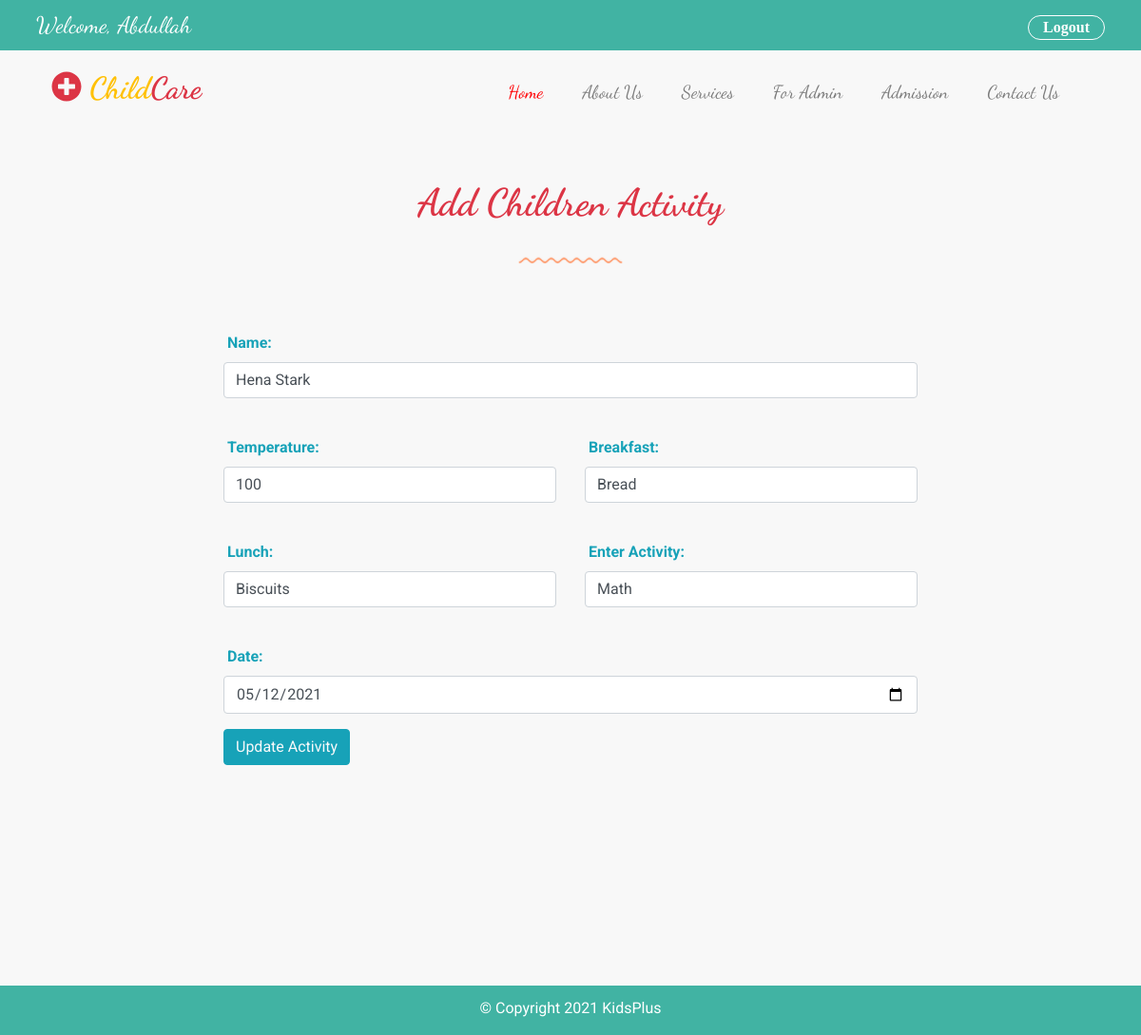
The page /admin/update_child_activity.php?id=7 (signed in) on the database its author committed.
### tables this page shows
CREATE TABLE `daily_activity` (
  `id` int(16) NOT NULL,
  `name` varchar(255) NOT NULL,
  `temperature` int(4) NOT NULL,
  `breakfast` varchar(255) NOT NULL,
  `lunch` varchar(255) NOT NULL,
  `activity` varchar(255) NOT NULL,
  `activity_date` date NOT NULL,
  `child_id` int(16) DEFAULT NULL
);

### admin/update_child_activity.php (the view, shortened to what this page needs)
<?php
require '../database/connection.php';
if(isset($_GET['id'])){
    $activity_id = $_GET['id'];
    $today_date = date("Y-m-d");
    $query = "SELECT * FROM daily_activity WHERE id = $activity_id";
    $execute_query = mysqli_query($connection, $query);
    if(mysqli_num_rows($execute_query) > 0){
        while($row = mysqli_fetch_array($execute_query)){
            $fname = $row['name'];
            $temp = $row['temperature'];
            $breakfast = $row['breakfast'];
            $lunch = $row['lunch'];
            $activity = $row['activity'];
            $today_date = $row['activity_date'];
        }
    }
}
?>
<!DOCTYPE html>
<html lang="en">
<head>
    <link rel="stylesheet" href="https://maxcdn.bootstrapcdn.com/bootstrap/4.0.0/css/bootstrap.min.css">
    <link type="text/css" rel="stylesheet" href="../assets/css/style.css">
    <link type="text/css" rel="stylesheet" href="../assets/css/media.css">
    <link type="text/css" rel="stylesheet" href="../assets/css/fontawesome.css">
</head>
<body>
<?php
require 'header.php';
?>
<section class="container admin-section mt-5 mb-5" >
    <div class="row heading-row mb-5">
        <div class="col-sm-12 col-md-12 col-lg-12 text-center">
            <h1 class="text-danger font-weight-bold"> Add Children Activity</h1>
            <div class="mt-4">
                <img src="../assets/images/line-dec-2.png" alt="">
            </div>
        </div>
    </div>
    <div class="row add-staff-row">
        <div class="col-sm-12 col-md-12 col-lg-8 offset-lg-2 staff-form">
            <form method="post" action="update_child_activity.php" >
                 <div class="row input-row row-second">
                    <div class="col-sm-12 col-md-12 col-lg-12 input">
                    </div>
                </div>
                <div class="row input-row row-first">
                    <div class="col-sm-12 col-md-12 col-lg-12 input">
                        <div class="form-group">
                            <label  class="text-info ml-1 font-weight-bold">Name:</label>
                            <input type="text" name="fname" class="form-control" placeholder="Enter First Name" value="<?php echo @$fname;?>" required>
                        </div>
                    </div>
                </div>
                <div class="row input-row row-second">
                    <div class="col-sm-12 col-md-6 col-lg-6 input">
                        <div class="form-group">
                            <label  class="text-info ml-1 font-weight-bold">Temperature:</label>
                            <input type="text" name="temp" class="form-control" placeholder="Enter Temprature" value="<?php echo @$temp;?>" required>
                        </div>
                    </div>
                    <div class="col-sm-12 col-md-6 col-lg-6 input">
                        <div class="form-group">
                            <label  class="text-info ml-1 font-weight-bold">Breakfast:</label>
                            <input type="text" name="breakfast" class="form-control" placeholder="Enter Breakfast"  value="<?php echo @$breakfast;?>" required>
                        </div>
                    </div>
                </div>
                <div class="row input-row row-second">
                    <div class="col-sm-12 col-md-6 col-lg-6 input">
                        <div class="form-group">
                            <label  class="text-info ml-1 font-weight-bold">Lunch:</label>
                            <input type="text" name="lunch" class="form-control" placeholder="Enter Lunch" value="<?php echo @$lunch;?>" required>
                        </div>
                    </div>
                    <div class="col-sm-12 col-md-6 col-lg-6 input">
                        <div class="form-group">
                            <label  class="text-info ml-1 font-weight-bold">Enter Activity:</label>
                            <input type="text" name="activity" class="form-control" placeholder="Enter Activity"  value="<?php echo @$activity?>" required>
                        </div>
                    </div>
                </div>
                <div class="row input-row row-second">
                    <div class="col-sm-12 col-md-12 col-lg-12 input">
                        <div class="form-group">
                            <label  class="text-info ml-1 font-weight-bold">Date:</label>
                            <input type="date" name="date" class="form-control"  value="<?php echo @$today_date;?>" required>
                        </div>
                    </div>
                </div>
                <div class="row input-row row-third">
                    <div class="col-sm-12 col-md-12 col-lg-12 input">
                        <button type="submit" name="update-activity" class="btn btn-md text-light btn-info  ">Update Activity</button>
                    </div>
                </div>
            </form>
        </div>
    </div>
</section>
<?php
require 'footer.php';
?>
</body>
</html>

### assets/css/style.css (style rules this page uses)
:root { --body-background : #f8f8f8; --header-background: #41b3a3; --white: #fff; --black:#000; --blue : #005cbf; --red : #ff0004; --orange:#fd7e14; --sky:#17a2b8; --aqua:#41b3a3; --tomato:#FF6347; --tan:#D7B98C; --yellow:#FFFF00; --warning: #ffc107; --darkgray:#999999; --smoke:#E8E8E8; }
body { background-color: var(--body-background); position: relative; margin: 0px; padding: 0px; box-sizing: border-box; font-family: 'Roboto', sans-serif !important; }
section h1, h2, h3, h4, a, span { font-family: 'Dancing Script', cursive; }
.public-section, .admin-section { min-height: 100vh; }

### rows shown on the page
daily_activity: fname "Hena Stark", temp "100", breakfast "Bread", lunch "Biscuits", activity "Math", date "05/12/2021"
